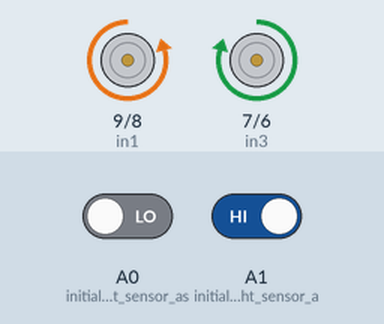
This sketch was run on a simulated Arduino Uno, built with avr-gcc and run on an emulated ATmega328P. Shown: motor-driver pin pairs drawn as motors (green arrow = first pin HIGH = forward, orange = second pin HIGH = backward, longer = more drive, scaled by the enable pin). Inputs (shaded band) come from the test bench; at power-on: A0 (initialize_Left_sensor_as) LOW, A1 (initialize_Right_sensor_a) HIGH.

Above: at 1.2 s.
1.3 s: A0 (initialize_Left_sensor_as) driven HIGH
At 2.5 s:
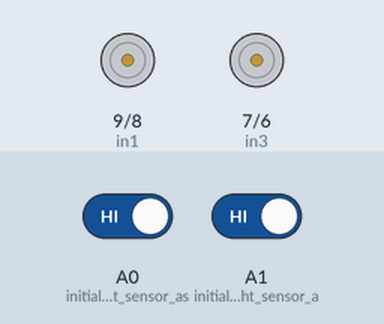
2.8 s: A1 (initialize_Right_sensor_a) driven LOW
At 3.6 s:
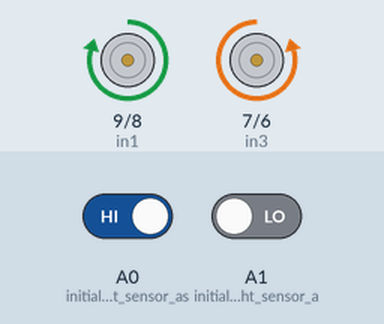
4.3 s: A0 (initialize_Left_sensor_as) driven LOW
At 4.7 s:
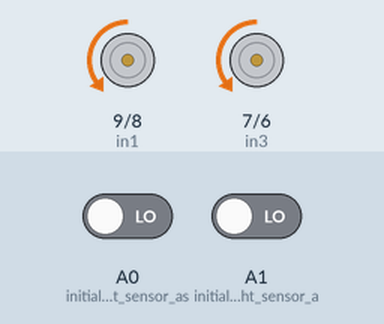
5.8 s: A1 (initialize_Right_sensor_a) driven HIGH
At 7.1 s:
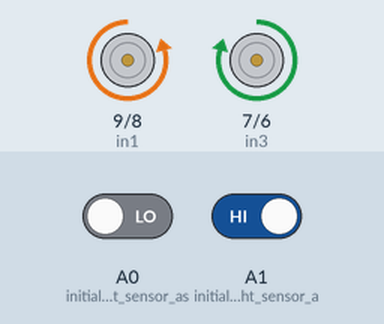
Timing chart, 0 to 8.3 s (numbered marks = the images above; inputs shaded):
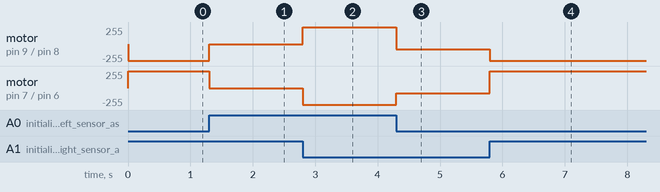

The sketch:

Fire_Truck_Robot.ino
```cpp
// Define pins for motor driver inputs and enable pins
#define in1 9
#define in2 8
#define in3 7
#define in4 6
#define enA 10
#define enB 5

// Initialize variables for motor speed and rotation speed
int M1_Speed = 80; //speed of motor 1
int M2_Speed = 80; //speed of motor 2
int LeftRotationSpeed = 250; // Left Rotation Speed
int RightRotationSpeed = 250; // Right Rotation Speed

// Setup function runs once when the Arduino is powered on or reset
void setup() {
  // Set motor driver input pins as outputs
  pinMode(in1, OUTPUT);
  pinMode(in2, OUTPUT);
  pinMode(in3, OUTPUT);
  pinMode(in4, OUTPUT);

  // Set motor driver enable pins as outputs
  pinMode(enA, OUTPUT);
  pinMode(enB, OUTPUT);

  // Set sensor pins as inputs
  pinMode(A0, INPUT); // initialize Left sensor as an input
  pinMode(A1, INPUT); // initialize Right sensor as an input
}

// Loop function runs repeatedly as long as the Arduino is power on or reset
void loop() {
  // Read sensor values
  int LEFT_SENSOR = digitalRead(A0);
  int RIGHT_SENSOR = digitalRead(A1);

  // If both sensors detect black line, move forward
  if(RIGHT_SENSOR == 0 && LEFT_SENSOR == 0) {
    forward(); // Move forward
  }

  // If right sensor detects black line, turn right
  else if(RIGHT_SENSOR == 0 && LEFT_SENSOR ==1) {
    right(); // Move right
  }

  // If left sensor detects black line, turn left
  else if(RIGHT_SENSOR == 1 && LEFT_SENSOR == 0) {
    left(); // Move left
  }

  // If both snesors detect white space, stop
  else if(RIGHT_SENSOR == 1 && LEFT_SENSOR == 1) {
    Stop(); // Stop
  }
}

// Function to move the robot forward
void forward() {
  digitalWrite(in1, LOW); // Set input 1 of motor driver to LOW
  digitalWrite(in2, HIGH); // Set input 2 of motor driver to HIGH
  digitalWrite(in3, LOW); // Set input 3 of motor driver to LOW
  digitalWrite(in4, HIGH); // Set input 4 of motor driver to HIGH

  // Set motor speeds
  analogWrite(enA, M1_Speed); // Set speed of motor A
  analogWrite(enB, M2_Speed); // Set speed of motor B
}

// Function to move the robot backward
void backward() {
  digitalWrite(in1, HIGH); // Set input 1 of motor driver to HIGH
  digitalWrite(in2, LOW); // Set input 2 of motor driver to LOW
  digitalWrite(in3, HIGH); // Set input 3 of motor driver to HIGH
  digitalWrite(in4, LOW); // Set input 4 of motor driver to LOW

  // Set motor speeds
  analogWrite(enA, M1_Speed); // Set speed of motor A
  analogWrite(enB, M2_Speed); // Set speed of motor B
}

// function to turn the robot right
void right() {
  digitalWrite(in1, HIGH); // Set input 1 of motor driver to HIGH
  digitalWrite(in2, LOW); // Set input 2 of motor driver to LOW
  digitalWrite(in3, LOW); // Set input 3 of motor driver to LOW
  digitalWrite(in4, HIGH);

    analogWrite(enA, LeftRotationSpeed);
    analogWrite(enB, RightRotationSpeed);
}

// function to turn the robot left
void left() {
  digitalWrite(in1, LOW);
  digitalWrite(in2, HIGH);
  digitalWrite(in3, HIGH);
  digitalWrite(in4, LOW);

    analogWrite(enA, LeftRotationSpeed);
    analogWrite(enB, RightRotationSpeed);
}
// function to stop the robot at the end of the black line
void Stop() {
  digitalWrite(in1, LOW);
  digitalWrite(in2, LOW);
  digitalWrite(in3, LOW);
  digitalWrite(in4, LOW);
}
```

Measured:
- after the input at 1.3 s, motor on pin 9 (in1) / pin 8 (in2): backward 250/255 → stopped at once; motor on pin 7 (in3) / pin 6 (in4): forward 250/255 → stopped at once
- after the input at 2.8 s, motor on pin 9 (in1) / pin 8 (in2): stopped → forward 250/255 at once; motor on pin 7 (in3) / pin 6 (in4): stopped → backward 250/255 at once
- after the input at 4.3 s, motor on pin 9 (in1) / pin 8 (in2): forward 250/255 → backward 80/255 at once; motor on pin 7 (in3) / pin 6 (in4): backward 250/255 → backward 80/255 at once
- after the input at 5.8 s, motor on pin 9 (in1) / pin 8 (in2): backward 80/255 → backward 250/255 at once; motor on pin 7 (in3) / pin 6 (in4): backward 80/255 → forward 250/255 at once
